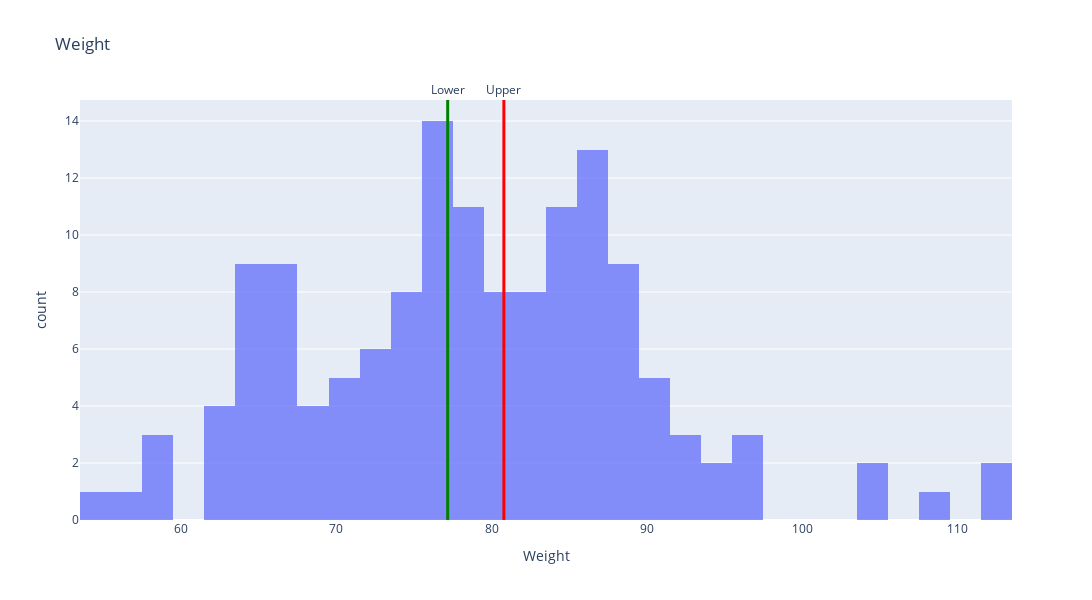

This figure's notebook cell:
### Markdown cell above
## Bonus: Can you plot the probability distribution of the average weight, indicating where the critical region is?

### Code cell
# your code here

import plotly.express as px

fig = px.histogram(wnba, title='Weight', x='Weight', nbins=50, width=1200, height=600, opacity=0.75)

fig.add_shape(type='line',line=dict(color='green', width=3), yref='paper', y0=0, y1=1, xref='x', x0=weight_confidence[0], x1=weight_confidence[0])
fig.add_shape(type='line',line=dict(color='red', width=3), yref='paper', y0=0, y1=1, xref='x', x0=weight_confidence[1], x1=weight_confidence[1])

fig.add_annotation(x=weight_confidence[0], y=1.05, yref='paper', showarrow=False, text='Lower')
fig.add_annotation(x=weight_confidence[1], y=1.05, yref='paper', showarrow=False, text='Upper')

fig.write_image("../plots/3-Inferential-Analysis/Weight.png")

fig.show()

### Figure 1 — Plotly figure (JSON) as saved in the notebook; plotly's stock layout.template omitted (floating-point values rounded to 4 significant figures; data arrays with more than 128 entries replaced by an {"elided": "..."} marker saying what was removed)
{"data": [{"alignmentgroup": "True", "bingroup": "x", "hovertemplate": "Weight=%{x}<br>count=%{y}<extra></extra>", "legendgroup": "", "marker": {"color": "#636efa", "opacity": 0.75}, "name": "", "nbinsx": 50, "offsetgroup": "", "orientation": "v", "showlegend": false, "type": "histogram", "x": {"elided": "142 int values"}, "xaxis": "x", "yaxis": "y"}], "layout": {"annotations": [{"showarrow": false, "text": "Lower", "x": 77.17, "y": 1.05, "yref": "paper"}, {"showarrow": false, "text": "Upper", "x": 80.79, "y": 1.05, "yref": "paper"}], "barmode": "relative", "height": 600, "legend": {"tracegroupgap": 0}, "shapes": [{"line": {"color": "green", "width": 3}, "type": "line", "x0": 77.17, "x1": 77.17, "xref": "x", "y0": 0, "y1": 1, "yref": "paper"}, {"line": {"color": "red", "width": 3}, "type": "line", "x0": 80.79, "x1": 80.79, "xref": "x", "y0": 0, "y1": 1, "yref": "paper"}], "title": {"text": "Weight"}, "width": 1200, "xaxis": {"anchor": "y", "domain": [0, 1], "title": {"text": "Weight"}}, "yaxis": {"anchor": "x", "domain": [0, 1], "title": {"text": "count"}}}}
